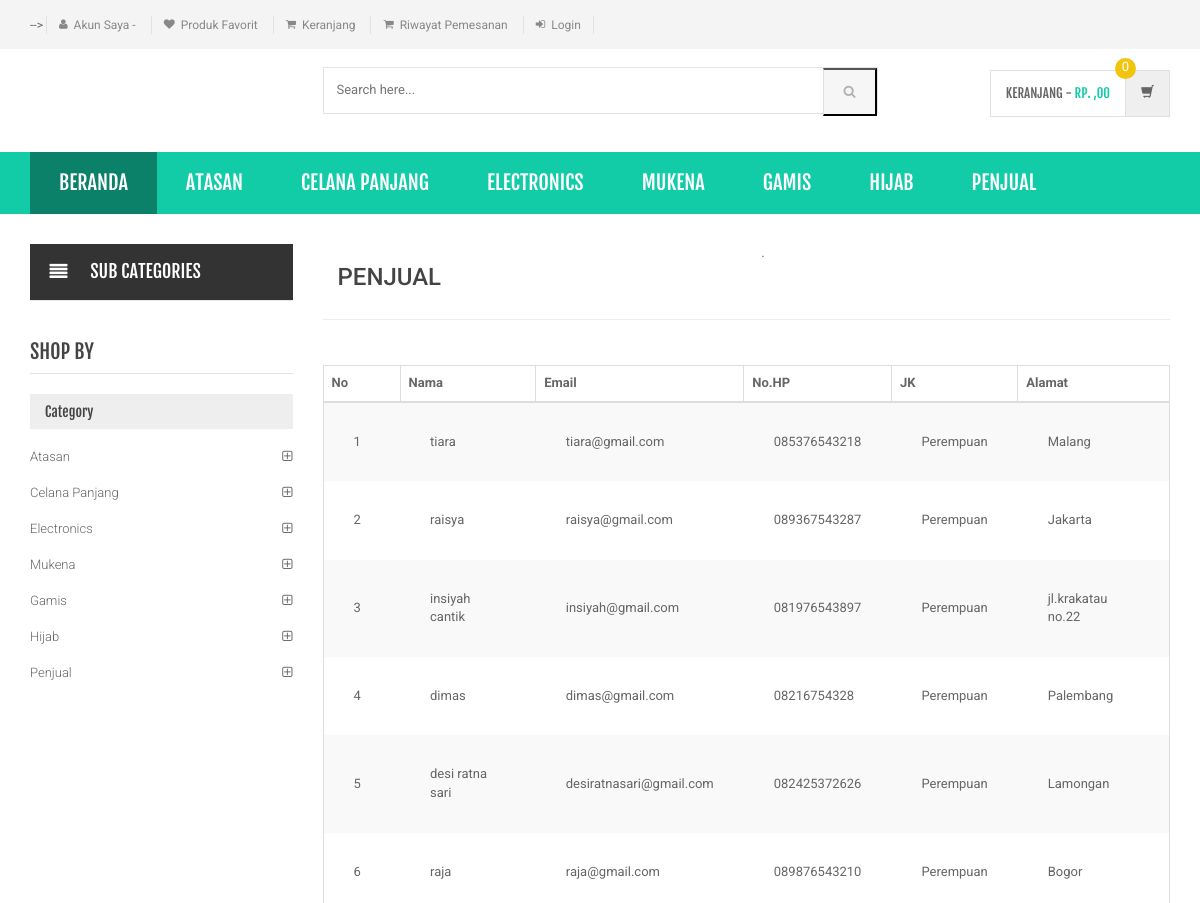
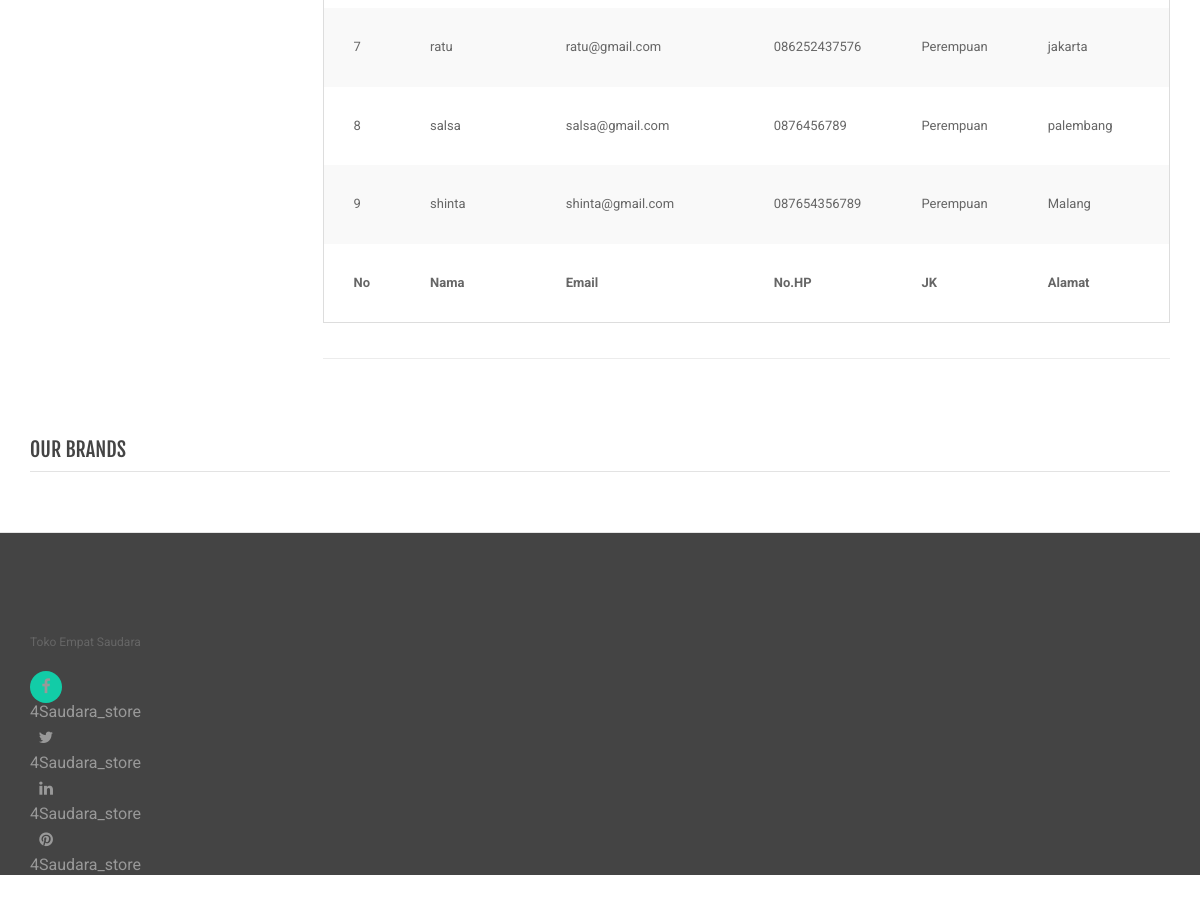
Page /reseller.php on the committed database (2 pictures, top to bottom).
### tables this page shows
CREATE TABLE `category` (
  `id` int(11) NOT NULL,
  `categoryName` varchar(255) DEFAULT NULL,
  `categoryDescription` longtext DEFAULT NULL,
  `creationDate` timestamp NOT NULL DEFAULT current_timestamp(),
  `updationDate` varchar(255) DEFAULT NULL
);

CREATE TABLE `seller` (
  `id` int(10) NOT NULL,
  `nama` varchar(100) NOT NULL,
  `email` varchar(50) NOT NULL,
  `noHP` varchar(15) NOT NULL,
  `jeniskelamin` varchar(50) NOT NULL,
  `username` varchar(50) NOT NULL,
  `password` varchar(50) NOT NULL,
  `alamat` varchar(150) NOT NULL
);

### reseller.php (the view, shortened to what this page needs)
<?php
include('includes/config.php');
?>
<!DOCTYPE html>
<html lang="en">
<head>
	<link rel="stylesheet" href="assets/css/bootstrap.min.css">
	<link href="assets/datatables/css/dataTables.bootstrap.min.css" rel="stylesheet">
	<link rel="stylesheet" href="assets/css/main.css">
	<link rel="stylesheet" href="assets/css/green.css">
	<link rel="stylesheet" href="assets/css/owl.carousel.css">
	<link rel="stylesheet" href="assets/css/owl.transitions.css">
	<link href="assets/css/lightbox.css" rel="stylesheet">
	<link rel="stylesheet" href="assets/css/animate.min.css">
	<link rel="stylesheet" href="assets/css/rateit.css">
	<link rel="stylesheet" href="assets/css/bootstrap-select.min.css">
	<link rel="stylesheet" href="assets/css/config.css">
	<link href="assets/css/green.css" rel="alternate stylesheet" title="Green color">
	<link href="assets/css/blue.css" rel="alternate stylesheet" title="Blue color">
	<link href="assets/css/red.css" rel="alternate stylesheet" title="Red color">
	<link href="assets/css/orange.css" rel="alternate stylesheet" title="Orange color">
	<link href="assets/css/dark-green.css" rel="alternate stylesheet" title="Darkgreen color">
	<link rel="stylesheet" href="assets/css/font-awesome.min.css">
	</head>
	<body class="cnt-home">
		<header class="header-style-1">
			<?php include('includes/top-header.php');?>
			<?php include('includes/main-header.php');?>
			<?php include('includes/menu-bar.php');?>
		</header>
	<div class="body-content outer-top-xs">
		<div class='container'>
			<div class='row outer-bottom-sm'>
				<div class='col-md-3 sidebar'>
					<div class="side-menu animate-dropdown outer-bottom-xs">
						<div class="side-menu animate-dropdown outer-bottom-xs">
							<div class="head"><i class="icon fa fa-align-justify fa-fw"></i>Sub Categories</div>
							<nav class="yamm megamenu-horizontal" role="navigation">
								<ul class="nav">
									<li class="dropdown menu-item">
										</li>
									</ul>
								</nav>
							</div>
						</div>
						<div class="sidebar-module-container">
							<h3 class="section-title">shop by</h3>
							<div class="sidebar-filter">
								<div class="sidebar-widget wow fadeInUp outer-bottom-xs ">
									<div class="widget-header m-t-20">
										<h4 class="widget-title">Category</h4>
									</div>
									<div class="sidebar-widget-body m-t-10">
										<?php $sql=mysqli_query($con,"select id,categoryName  from category");
										while($row=mysqli_fetch_array($sql))
										{
											?>
											<div class="accordion">
												<div class="accordion-group">
													<div class="accordion-heading">
														<a href="category.php?cid=<?php echo $row['id'];?>"  class="accordion-toggle collapsed">
															<?php echo $row['categoryName'];?>
														</a>
													</div>
												</div>
											</div>
										<?php } ?>
									</div>
								</div>
							</div>
						</div>
					</div>
					<div class='col-md-9'>
						<div class="row">
							<div class="col-md-12">
								<div class="col-md-6">
									<h3>PENJUAL</h3>
								</div>
								<div class="col-md-6">
									<p style="height: 10px">.</p>
								</div>
							</div>
						</div>
						<br />
						<div class="search-result-container">
							<div id="myTabContent" class="tab-content">
								<div class="tab-pane active " id="grid-container">
									<div class="category-product  inner-top-vs">
										<div class="row">
											<div class="panel-body" style="overflow-x: auto;">
												<table id="example-datatables" class="table table-striped table-bordered">
													<thead>
														<tr>
															<th>No</th>
															<th>Nama</th>
															<th>Email</th>
															<th>No.HP</th>
															<th>JK</th>
															<th>Alamat</th>
														</tr>
													</thead>
													<tbody>
														<tr>
															<?php
															$no=1;
															$ret=mysqli_query($con,"select * from seller order by id DESC");
															while ($row=mysqli_fetch_array($ret)) { ?>
																<td><?php echo $no++; ?></td>
																<td><?php echo $row['nama'] ?></td>
																<td><?php echo $row['email'] ?></td>
																<td><?php echo $row['noHP'] ?></td>
																<?php if($row['jeniskelamin']==1){ ?>
																	<td><?php echo 'Laki-Laki' ?></td>
																<?php }else{ ?>
																	<td><?php echo 'Perempuan' ?></td>
																<?php } ?>
																<td><?php echo $row['alamat'] ?></td>
															</tr>
														<?php } ?>
													</tbody>
													<tfoot>
														<tr>
															<th>No</th>
															<th>Nama</th>
															<th>Email</th>
															<th>No.HP</th>
															<th>JK</th>
															<th>Alamat</th>
														</tr>
													</tfoot>
												</table>
											</div>
										</div>
									</div>
								</div>
							</div>
						</div>
					</div>
				</div>
				<?php include('includes/brands-slider.php');?>
			</div>
		</div>
		<?php include('includes/footer.php');?>
	</body>
	</html>

### includes/menu-bar.php (shortened to what this page needs)
<div class="header-nav animate-dropdown">
    <div class="container">
        <div class="yamm navbar navbar-default" role="navigation">
            <div class="nav-bg-class">
                <div class="navbar-collapse collapse" id="mc-horizontal-menu-collapse">
	<div class="nav-outer">
		<ul class="nav navbar-nav">
			<li class="active dropdown yamm-fw">
				<a href="index.php" data-hover="dropdown" class="dropdown-toggle">Beranda</a>
			</li>
              <?php $sql=mysqli_query($con,"select id,categoryName from category where id!= 9 limit 6");
while($row=mysqli_fetch_array($sql))
{
    ?>
			<li class="dropdown yamm">
				<a href="category.php?cid=<?php echo $row['id'];?>"> <?php echo $row['categoryName'];?></a>
			</li>
			<?php } ?>
            <li class="dropdown yamm">
                <a href="reseller.php?cid=9">PENJUAL</a>
            </li>
		</ul>
		<div class="clearfix"></div>
	</div>
</div>
            </div>
        </div>
    </div>
</div>

### assets/css/green.css (style rules this page uses)
body { background-color:#fff; color:#666; }
h1, h2, h3, h4, h5, h6 { color:#444; }
a, a:visited { color:#C1392B; }

### assets/css/lightbox.css (style rules this page uses)
body:after { content: url(../images/close.png) url(../images/loading.gif) url(../images/prev.png) url(../images/next.png); display: none; }

### assets/css/blue.css (style rules this page uses)
a { color: #3498db; }
.header-style-1 .header-nav { background: #3498db; }
.cnt-home .header-style-1 .header-nav .navbar .navbar-nav > li.active { background: #1d6ca1; }
.sidebar .sidebar-module-container .sidebar-widget .sidebar-widget-body .accordion .accordion-group .accordion-heading .accordion-toggle, .sidebar .sidebar-module-container .sidebar-widget .sidebar-widget-body .accordion .accordion-group .accordion-heading .accordion-toggle:hover, .sidebar .sidebar-module-container .sidebar-widget .sidebar-widget-body .accordion .accordion-group .accordion-heading .accordion-toggle:focus, .sidebar .sidebar-module-container .sidebar-widget .sidebar-widget-body .accordion .accordion-group .accordion-heading .accordion-toggle:after { color: #3498db; }

### assets/css/red.css (style rules this page uses)
a { color: #ff6c6c; }
.header-style-1 .header-nav { background: #ff6c6c; }
.cnt-home .header-style-1 .header-nav .navbar .navbar-nav > li.active { background: #ff1a1a; }
.sidebar .sidebar-module-container .sidebar-widget .sidebar-widget-body .accordion .accordion-group .accordion-heading .accordion-toggle, .sidebar .sidebar-module-container .sidebar-widget .sidebar-widget-body .accordion .accordion-group .accordion-heading .accordion-toggle:hover, .sidebar .sidebar-module-container .sidebar-widget .sidebar-widget-body .accordion .accordion-group .accordion-heading .accordion-toggle:focus, .sidebar .sidebar-module-container .sidebar-widget .sidebar-widget-body .accordion .accordion-group .accordion-heading .accordion-toggle:after { color: #ff6c6c; }

### assets/css/orange.css (style rules this page uses)
a { color: #f39c12; }
.header-style-1 .header-nav { background: #f39c12; }
.cnt-home .header-style-1 .header-nav .navbar .navbar-nav > li.active { background: #ab6c09; }
.sidebar .sidebar-module-container .sidebar-widget .sidebar-widget-body .accordion .accordion-group .accordion-heading .accordion-toggle, .sidebar .sidebar-module-container .sidebar-widget .sidebar-widget-body .accordion .accordion-group .accordion-heading .accordion-toggle:hover, .sidebar .sidebar-module-container .sidebar-widget .sidebar-widget-body .accordion .accordion-group .accordion-heading .accordion-toggle:focus, .sidebar .sidebar-module-container .sidebar-widget .sidebar-widget-body .accordion .accordion-group .accordion-heading .accordion-toggle:after { color: #f39c12; }

### assets/css/dark-green.css (style rules this page uses)
body { background-color:#fff; color:#666; }
h1, h2, h3, h4, h5, h6 { color:#444; }
a, a:visited { color:#C1392B; }

### rows in the picture
category: categoryName "ATASAN", categoryName "Atasan"
category: categoryName "CELANA PANJANG", categoryName "Celana Panjang"
category: categoryName "ELECTRONICS", categoryName "Electronics"
category: categoryName "MUKENA", categoryName "Mukena"
category: categoryName "GAMIS", categoryName "Gamis"
category: categoryName "HIJAB", categoryName "Hijab"
category: categoryName "Penjual"
seller: nama "tiara", email "tiara@gmail.com", noHP "085376543218", jeniskelamin "Perempuan", alamat "Malang"
seller: nama "raisya", email "raisya@gmail.com", noHP "089367543287", jeniskelamin "Perempuan", alamat "Jakarta"
seller: nama "insiyah cantik", email "insiyah@gmail.com", noHP "081976543897", jeniskelamin "Perempuan", alamat "jl.krakatau no.22"
seller: nama "dimas", email "dimas@gmail.com", noHP "08216754328", jeniskelamin "Perempuan", alamat "Palembang"
seller: nama "desi ratna sari", email "desiratnasari@gmail.com", noHP "082425372626", jeniskelamin "Perempuan", alamat "Lamongan"
seller: nama "raja", email "raja@gmail.com", noHP "089876543210", jeniskelamin "Perempuan", alamat "Bogor"
seller: nama "ratu", email "ratu@gmail.com", noHP "086252437576", jeniskelamin "Perempuan", alamat "jakarta"
seller: nama "salsa", email "salsa@gmail.com", noHP "0876456789", jeniskelamin "Perempuan", alamat "palembang"
seller: nama "shinta", email "shinta@gmail.com", noHP "087654356789", jeniskelamin "Perempuan", alamat "Malang"
